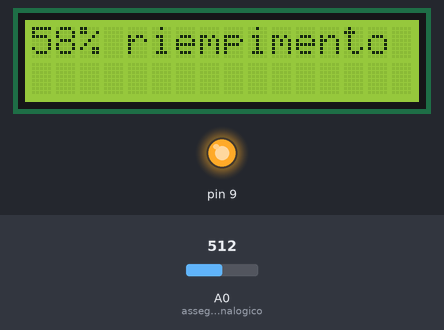
Bench run of a sketch on a simulated Arduino Uno, built with avr-gcc and run on an emulated ATmega328P. On the bench: 16×2 character LCD, output pins drawn as LEDs (lit = HIGH). Inputs (shaded band) come from the test bench; at power-on: A0 (assegna_al_pin_analogico) = 512.

Above: at 1.2 s.
1.3 s: A0 (assegna_al_pin_analogico) set to 0
At 2.5 s:
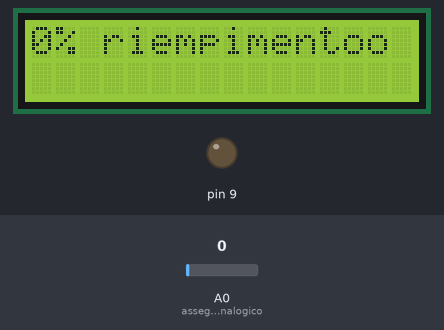
2.8 s: A0 (assegna_al_pin_analogico) set to 122
At 3.2 s:
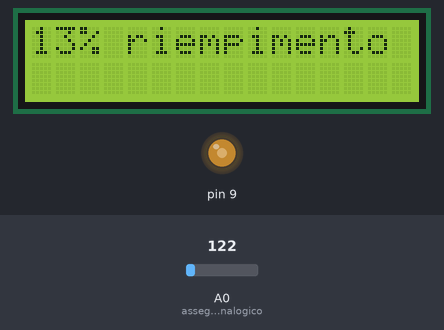
4.3 s: A0 (assegna_al_pin_analogico) set to 306
At 5.6 s:
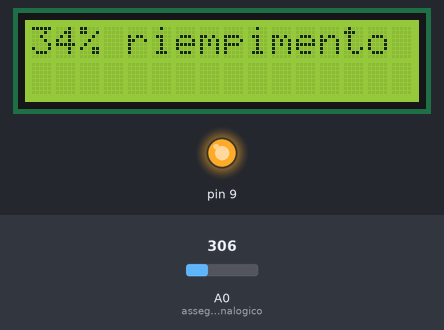
Timing chart, 0 to 7.3 s (numbered marks = the images above; inputs shaded):
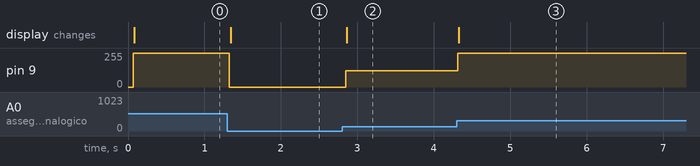

Measured:
- after the input at 1.3 s, pin 9: 255/255 → 0/255 at once; the display: changes at once (image 1)
- after the input at 2.8 s, pin 9: 0/255 → 122/255 after 0.05 s; the display: changes after 0.06 s (image 2)
- after the input at 4.3 s, pin 9: 122/255 → 255/255 at once; the display: changes at once (image 3)

The sketch:

copy_of_grand_juttuli1.ino
```cpp
// C++ code
//
#include <Adafruit_LiquidCrystal.h>// include la libreria di controllo del display


int sensorValue =A0; // definisce la variabile  della sonda di livello da leggere sul pin analogico A0
int x=sensorValue; // definisce la variabile X

Adafruit_LiquidCrystal lcd_1(0);// assegna il nome al display
void setup()
{
  pinMode(A0, INPUT);// assegna al pin analogico la modalità di ingresso dati
  lcd_1.begin(16, 2);// inizializza il display

}

void loop()
{
  sensorValue = analogRead(A0);// assegna alla variabile del sensore il valore del pin analogico
  delay(5);
  int val=analogRead(A0);//definisce la variabile val come il valore analogico letto sul pin A0

  x=map(val,0,876,0,100);// esegue lo scaling della variabile da bit a %

  analogWrite(9,val);//scrive sul pin 9 il valore della lettura analogica

  lcd_1.setCursor(0,0); //posiziona il cursore per la scrittura

  lcd_1.print(x);// stampa a video la nostra variabile X
  lcd_1.print("% riempimento");// stampa il testo desiderato


  delay(50);


}
```
